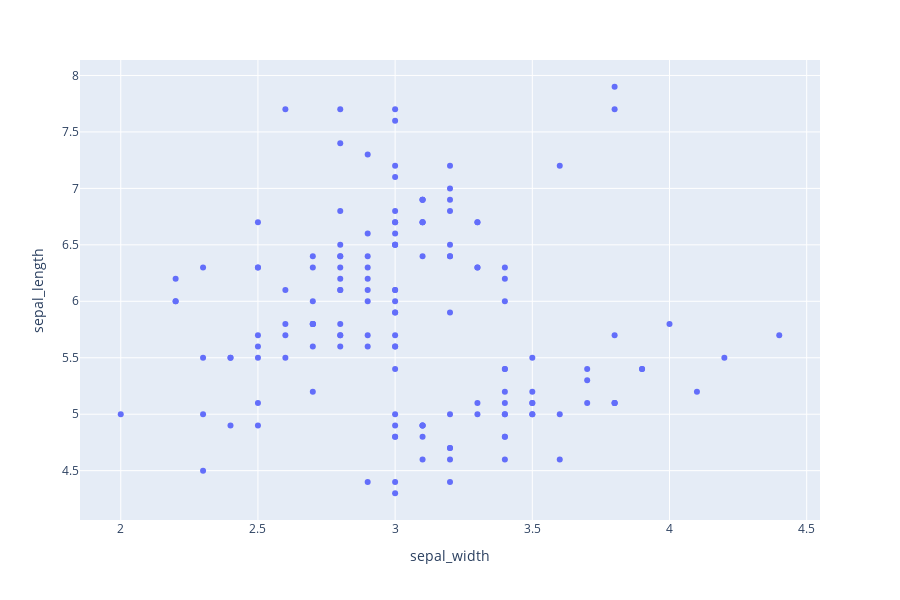

This figure's notebook cell:
### Code cell
import plotly.express as px
df = px.data.iris()
fig = px.scatter(df, x="sepal_width", y="sepal_length")
fig.show()

### Figure 1 — Plotly figure (JSON) as saved in the notebook; plotly's stock layout.template omitted (floating-point values rounded to 4 significant figures; data arrays with more than 128 entries replaced by an {"elided": "..."} marker saying what was removed)
{"data": [{"hoverlabel": {"namelength": 0}, "hovertemplate": "sepal_width=%{x}<br>sepal_length=%{y}", "legendgroup": "", "marker": {"color": "#636efa", "symbol": "circle"}, "mode": "markers", "name": "", "showlegend": false, "type": "scatter", "x": {"elided": "150 float values"}, "xaxis": "x", "y": {"elided": "150 float values"}, "yaxis": "y"}], "layout": {"height": 600, "legend": {"tracegroupgap": 0}, "margin": {"t": 60}, "xaxis": {"anchor": "y", "domain": [0, 1], "title": {"text": "sepal_width"}}, "yaxis": {"anchor": "x", "domain": [0, 1], "title": {"text": "sepal_length"}}}}
